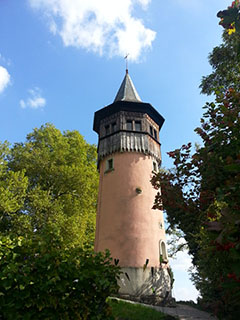
//> input picture 6chapter/image/pixel_test.jpg, 240 x 320 px
$ ./draw_histogram   (built with g++ and OpenCV 4)
//> lines starting //> are read from the running program, lines starting //| are printed output that depends on the picture; after the words box and inside, x2 and y2 are one past the last pixel; in counts of white or black regions, pixels touching at a corner belong together
//
//  draw_histogram.cpp
//  opencv_practice
//
//  Created by KimJunsik on 2019/12/11.
//  Copyright © 2019 KimJunsik. All rights reserved.
//

#include <opencv2/opencv.hpp>
using namespace cv;
using namespace std;

void  calc_Histo(const Mat& image, Mat& hist, int bins, int range_max = 256)
{
    int        histSize[] = { bins };
    float   range[] = { 0, (float)range_max };
    int        channels[] = { 0 };
    const float* ranges[] = { range };

    calcHist(&image, 1, channels, Mat(), hist, 1, histSize, ranges);
}

void draw_histo(Mat hist, Mat &hist_img, Size size = Size(256, 200))
{
    hist_img = Mat(size, CV_8U, Scalar(255));
    float  bin = (float)hist_img.cols / hist.rows;
    normalize(hist, hist, 0, size.height, NORM_MINMAX);

    for (int i = 0; i<hist.rows; i++)
    {
        float  start_x = (i * bin);
        float  end_x = (i + 1) * bin;
        Point2f pt1(start_x, 0);
        Point2f pt2(end_x, hist.at <float>(i));

        if (pt2.y > 0)
            rectangle(hist_img, pt1, pt2, Scalar(0), -1);
    }
    flip(hist_img, hist_img, 0);
}


int main()
{
    Mat image = imread("./6chapter/image/pixel_test.jpg", IMREAD_GRAYSCALE);
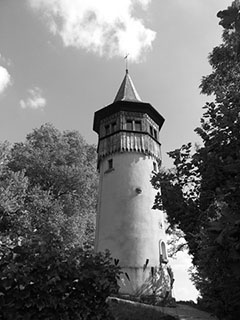
//> image: 320 rows x 240 cols, CV_8UC1; min 0, max 255, mean 115.7
    CV_Assert(!image.empty());

    Mat hist, hist_img;
    calc_Histo(image, hist, 256);
//> in calc_Histo, `calcHist(&image, 1, channels, Mat(), hist, 1, histSize, ranges);`: hist = 256 values, max 1234 at index 171, min 73 at index 1, mean 300
    draw_histo(hist, hist_img);
//> in draw_histo, `hist_img = Mat(size, CV_8U, Scalar(255));`: hist_img: 200 rows x 256 cols, CV_8UC1; every value is 255
//> in draw_histo, `normalize(hist, hist, 0, size.height, NORM_MINMAX);`: hist = 256 values, max 200 at index 171, min 0 at index 1, mean 39.1
//> the loop in draw_histo, `for (int i = 0; i<hist.rows; i++)` made 256 passes
//> pt2 on passes 1 to 3: Point(1, 26.36), Point(2, 0), Point(3, 5.68)
//> after the loop in draw_histo, `for (int i = 0; i<hist.rows; i++)`:
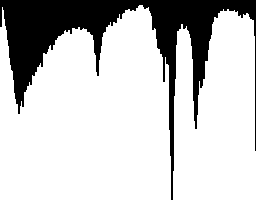
//> hist_img: 200 rows x 256 cols, CV_8UC1; 78.5% white; 1 black region, box (x1, y1, x2, y2) and area: (0, 0, 256, 200) 10999
//> in draw_histo, `flip(hist_img, hist_img, 0);`:
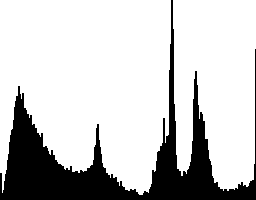
//> hist_img: 200 rows x 256 cols, CV_8UC1; 78.5% white; 1 black region, box (x1, y1, x2, y2) and area: (0, 0, 256, 200) 10999

    imshow("hist_img", hist_img);
    imshow("image", image);
    waitKey();
    return 0;
}

$ run again, with 6chapter/image/bright.jpg copied over 6chapter/image/pixel_test.jpg
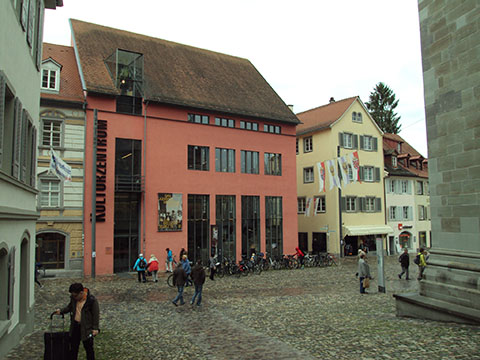
//> input picture 6chapter/image/bright.jpg, 480 x 360 px
//> in calc_Histo, `calcHist(&image, 1, channels, Mat(), hist, 1, histSize, ranges);`: hist = 256 values, max 22061 at index 255, min 7 at index 232, mean 675
//> in draw_histo, `normalize(hist, hist, 0, size.height, NORM_MINMAX);`: hist = 256 values, max 200 at index 255, min 0 at index 232, mean 6.06
//> the loop in draw_histo, `for (int i = 0; i<hist.rows; i++)` made 256 passes
//> pt2 on passes 1 to 3: Point(1, 1.34), Point(2, 0.472), Point(3, 0.526)
//> after the loop in draw_histo, `for (int i = 0; i<hist.rows; i++)`:
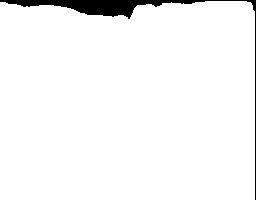
//> hist_img: 200 rows x 256 cols, CV_8UC1; 96.4% white; 1 black region, box (x1, y1, x2, y2) and area: (0, 0, 256, 200) 1850
//> in draw_histo, `flip(hist_img, hist_img, 0);`:
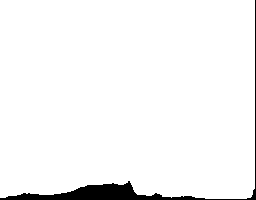
//> hist_img: 200 rows x 256 cols, CV_8UC1; 96.4% white; 1 black region, box (x1, y1, x2, y2) and area: (0, 0, 256, 200) 1850

$ run again, with 6chapter/image/color_model.jpg copied over 6chapter/image/pixel_test.jpg
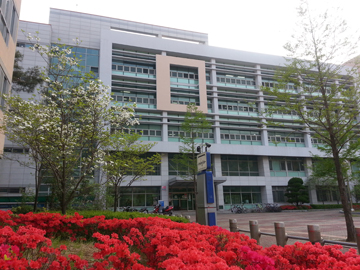
//> input picture 6chapter/image/color_model.jpg, 360 x 270 px
//> in calc_Histo, `calcHist(&image, 1, channels, Mat(), hist, 1, histSize, ranges);`: hist = 256 values, max 9524 at index 255, min 0 at index 0, mean 379.7
//> in draw_histo, `normalize(hist, hist, 0, size.height, NORM_MINMAX);`: hist = 256 values, max 200 at index 255, min 0 at index 0, mean 7.97
//> the loop in draw_histo, `for (int i = 0; i<hist.rows; i++)` made 256 passes
//> pt2 on passes 1 to 3: Point(1, 0), Point(2, 0), Point(3, 0)
//> after the loop in draw_histo, `for (int i = 0; i<hist.rows; i++)`:
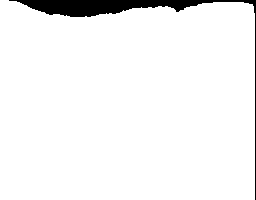
//> hist_img: 200 rows x 256 cols, CV_8UC1; 95.4% white; 1 black region, box (x1, y1, x2, y2) and area: (9, 0, 256, 200) 2341
//> in draw_histo, `flip(hist_img, hist_img, 0);`:
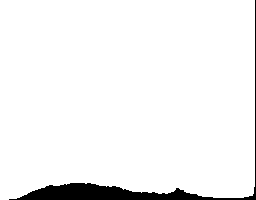
//> hist_img: 200 rows x 256 cols, CV_8UC1; 95.4% white; 1 black region, box (x1, y1, x2, y2) and area: (9, 0, 256, 200) 2341

$ run again, with 6chapter/image/color_space.jpg copied over 6chapter/image/pixel_test.jpg
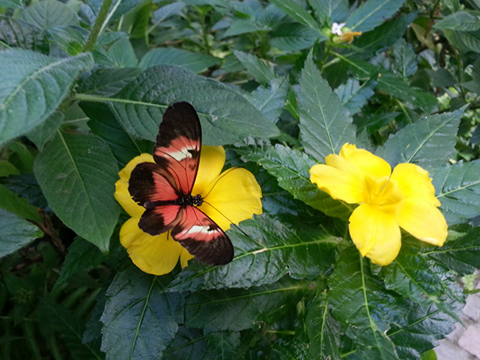
//> input picture 6chapter/image/color_space.jpg, 480 x 360 px
//> in calc_Histo, `calcHist(&image, 1, channels, Mat(), hist, 1, histSize, ranges);`: hist = 256 values, max 1519 at index 67, min 0 at index 252, mean 675
//> in draw_histo, `normalize(hist, hist, 0, size.height, NORM_MINMAX);`: hist = 256 values, max 200 at index 67, min 0 at index 252, mean 88.87
//> the loop in draw_histo, `for (int i = 0; i<hist.rows; i++)` made 256 passes
//> pt2 on passes 1 to 3: Point(1, 4.48), Point(2, 8.03), Point(3, 10.53)
//> after the loop in draw_histo, `for (int i = 0; i<hist.rows; i++)`:
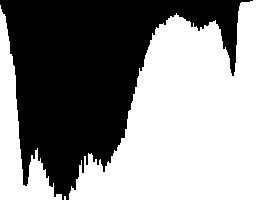
//> hist_img: 200 rows x 256 cols, CV_8UC1; 53.9% white; 1 black region, box (x1, y1, x2, y2) and area: (0, 0, 253, 200) 23583
//> in draw_histo, `flip(hist_img, hist_img, 0);`:
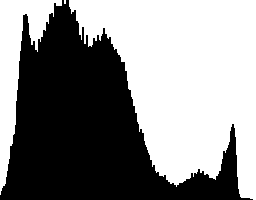
//> hist_img: 200 rows x 256 cols, CV_8UC1; 53.9% white; 1 black region, box (x1, y1, x2, y2) and area: (0, 0, 253, 200) 23583
